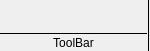
<?xml version="1.0" encoding="UTF-8"?>
<ui version="4.0">
 <class>RibbonButtonGroup</class>
 <widget class="QWidget" name="RibbonButtonGroup">
  <property name="geometry">
   <rect>
    <x>0</x>
    <y>0</y>
    <width>150</width>
    <height>51</height>
   </rect>
  </property>
  <property name="windowTitle">
   <string>Form</string>
  </property>
  <layout class="QGridLayout" name="gridLayout">
   <property name="leftMargin">
    <number>0</number>
   </property>
   <property name="topMargin">
    <number>0</number>
   </property>
   <property name="rightMargin">
    <number>0</number>
   </property>
   <property name="bottomMargin">
    <number>0</number>
   </property>
   <property name="spacing">
    <number>0</number>
   </property>
   <item row="0" column="0">
    <layout class="QVBoxLayout" name="verticalLayout" stretch="2,0,1">
     <property name="spacing">
      <number>0</number>
     </property>
     <property name="leftMargin">
      <number>0</number>
     </property>
     <property name="topMargin">
      <number>0</number>
     </property>
     <property name="rightMargin">
      <number>0</number>
     </property>
     <property name="bottomMargin">
      <number>0</number>
     </property>
     <item>
      <layout class="QHBoxLayout" name="horizontalLayout">
       <property name="spacing">
        <number>0</number>
       </property>
       <property name="leftMargin">
        <number>10</number>
       </property>
       <property name="topMargin">
        <number>10</number>
       </property>
       <property name="rightMargin">
        <number>10</number>
       </property>
       <property name="bottomMargin">
        <number>10</number>
       </property>
      </layout>
     </item>
     <item>
      <widget class="Line" name="RIBBON_LINE_H">
       <property name="frameShadow">
        <enum>QFrame::Plain</enum>
       </property>
       <property name="orientation">
        <enum>Qt::Horizontal</enum>
       </property>
      </widget>
     </item>
     <item>
      <widget class="QLabel" name="label">
       <property name="text">
        <string>ToolBar</string>
       </property>
       <property name="textFormat">
        <enum>Qt::PlainText</enum>
       </property>
       <property name="alignment">
        <set>Qt::AlignCenter</set>
       </property>
       <property name="margin">
        <number>0</number>
       </property>
       <property name="indent">
        <number>0</number>
       </property>
      </widget>
     </item>
    </layout>
   </item>
   <item row="0" column="1">
    <widget class="Line" name="RIBBON_LINE_V">
     <property name="frameShadow">
      <enum>QFrame::Plain</enum>
     </property>
     <property name="orientation">
      <enum>Qt::Vertical</enum>
     </property>
    </widget>
   </item>
  </layout>
 </widget>
 <resources/>
 <connections/>
</ui>
